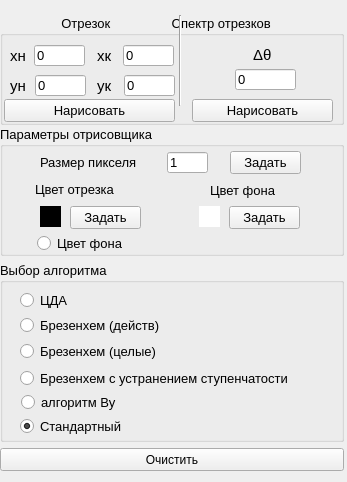
<?xml version="1.0" encoding="UTF-8"?>
<ui version="4.0">
 <class>MyController</class>
 <widget class="QWidget" name="MyController">
  <property name="geometry">
   <rect>
    <x>0</x>
    <y>0</y>
    <width>347</width>
    <height>482</height>
   </rect>
  </property>
  <property name="sizePolicy">
   <sizepolicy hsizetype="Fixed" vsizetype="Preferred">
    <horstretch>0</horstretch>
    <verstretch>0</verstretch>
   </sizepolicy>
  </property>
  <property name="minimumSize">
   <size>
    <width>200</width>
    <height>400</height>
   </size>
  </property>
  <property name="windowTitle">
   <string>Form</string>
  </property>
  <widget class="QWidget" name="verticalLayoutWidget">
   <property name="geometry">
    <rect>
     <x>0</x>
     <y>10</y>
     <width>344</width>
     <height>461</height>
    </rect>
   </property>
   <layout class="QVBoxLayout" name="verticalLayout_2">
    <item>
     <widget class="QGroupBox" name="groupBox">
      <property name="minimumSize">
       <size>
        <width>0</width>
        <height>110</height>
       </size>
      </property>
      <property name="maximumSize">
       <size>
        <width>16777215</width>
        <height>100</height>
       </size>
      </property>
      <property name="font">
       <font>
        <pointsize>10</pointsize>
       </font>
      </property>
      <property name="title">
       <string>                 Отрезок                 Спектр отрезков</string>
      </property>
      <widget class="QLabel" name="label_2">
       <property name="geometry">
        <rect>
         <x>10</x>
         <y>30</y>
         <width>41</width>
         <height>21</height>
        </rect>
       </property>
       <property name="font">
        <font>
         <pointsize>11</pointsize>
        </font>
       </property>
       <property name="text">
        <string>хн</string>
       </property>
      </widget>
      <widget class="QLabel" name="label_3">
       <property name="geometry">
        <rect>
         <x>10</x>
         <y>60</y>
         <width>41</width>
         <height>21</height>
        </rect>
       </property>
       <property name="font">
        <font>
         <pointsize>11</pointsize>
        </font>
       </property>
       <property name="text">
        <string>yн</string>
       </property>
      </widget>
      <widget class="QLineEdit" name="xstartEdit">
       <property name="geometry">
        <rect>
         <x>34</x>
         <y>30</y>
         <width>51</width>
         <height>21</height>
        </rect>
       </property>
       <property name="text">
        <string>0</string>
       </property>
      </widget>
      <widget class="QLineEdit" name="ystartEdit">
       <property name="geometry">
        <rect>
         <x>35</x>
         <y>60</y>
         <width>51</width>
         <height>21</height>
        </rect>
       </property>
       <property name="text">
        <string>0</string>
       </property>
      </widget>
      <widget class="QLineEdit" name="xendEdit">
       <property name="geometry">
        <rect>
         <x>123</x>
         <y>30</y>
         <width>51</width>
         <height>21</height>
        </rect>
       </property>
       <property name="text">
        <string>0</string>
       </property>
      </widget>
      <widget class="QLabel" name="label_4">
       <property name="geometry">
        <rect>
         <x>253</x>
         <y>29</y>
         <width>41</width>
         <height>21</height>
        </rect>
       </property>
       <property name="font">
        <font>
         <pointsize>11</pointsize>
        </font>
       </property>
       <property name="text">
        <string>Δθ</string>
       </property>
      </widget>
      <widget class="QLabel" name="label_7">
       <property name="geometry">
        <rect>
         <x>97</x>
         <y>60</y>
         <width>41</width>
         <height>21</height>
        </rect>
       </property>
       <property name="font">
        <font>
         <pointsize>11</pointsize>
        </font>
       </property>
       <property name="text">
        <string>yк</string>
       </property>
      </widget>
      <widget class="QLabel" name="label_8">
       <property name="geometry">
        <rect>
         <x>97</x>
         <y>30</y>
         <width>41</width>
         <height>21</height>
        </rect>
       </property>
       <property name="font">
        <font>
         <pointsize>11</pointsize>
        </font>
       </property>
       <property name="text">
        <string>хк</string>
       </property>
      </widget>
      <widget class="QLineEdit" name="yendEdit">
       <property name="geometry">
        <rect>
         <x>124</x>
         <y>60</y>
         <width>51</width>
         <height>21</height>
        </rect>
       </property>
       <property name="text">
        <string>0</string>
       </property>
      </widget>
      <widget class="Line" name="line">
       <property name="geometry">
        <rect>
         <x>170</x>
         <y>0</y>
         <width>20</width>
         <height>91</height>
        </rect>
       </property>
       <property name="orientation">
        <enum>Qt::Vertical</enum>
       </property>
      </widget>
      <widget class="QLineEdit" name="dEdit">
       <property name="geometry">
        <rect>
         <x>235</x>
         <y>54</y>
         <width>61</width>
         <height>21</height>
        </rect>
       </property>
       <property name="text">
        <string>0</string>
       </property>
      </widget>
      <widget class="QPushButton" name="dwawlineButton">
       <property name="geometry">
        <rect>
         <x>4</x>
         <y>84</y>
         <width>171</width>
         <height>23</height>
        </rect>
       </property>
       <property name="minimumSize">
        <size>
         <width>81</width>
         <height>23</height>
        </size>
       </property>
       <property name="text">
        <string>Нарисовать</string>
       </property>
      </widget>
      <widget class="QPushButton" name="dwawSunButton">
       <property name="geometry">
        <rect>
         <x>192</x>
         <y>84</y>
         <width>141</width>
         <height>23</height>
        </rect>
       </property>
       <property name="minimumSize">
        <size>
         <width>81</width>
         <height>23</height>
        </size>
       </property>
       <property name="text">
        <string>Нарисовать</string>
       </property>
      </widget>
     </widget>
    </item>
    <item>
     <widget class="QGroupBox" name="groupBox_2">
      <property name="minimumSize">
       <size>
        <width>0</width>
        <height>0</height>
       </size>
      </property>
      <property name="maximumSize">
       <size>
        <width>16777215</width>
        <height>130</height>
       </size>
      </property>
      <property name="font">
       <font>
        <pointsize>10</pointsize>
       </font>
      </property>
      <property name="title">
       <string>Параметры отрисовщика</string>
      </property>
      <widget class="QLabel" name="linelabel">
       <property name="geometry">
        <rect>
         <x>40</x>
         <y>80</y>
         <width>21</width>
         <height>21</height>
        </rect>
       </property>
       <property name="font">
        <font>
         <pointsize>11</pointsize>
        </font>
       </property>
       <property name="autoFillBackground">
        <bool>false</bool>
       </property>
       <property name="styleSheet">
        <string notr="true">background-color: rgb(0, 0, 0)</string>
       </property>
       <property name="text">
        <string/>
       </property>
      </widget>
      <widget class="QLabel" name="label_12">
       <property name="geometry">
        <rect>
         <x>40</x>
         <y>26</y>
         <width>141</width>
         <height>21</height>
        </rect>
       </property>
       <property name="font">
        <font>
         <pointsize>10</pointsize>
        </font>
       </property>
       <property name="text">
        <string>Размер пикселя</string>
       </property>
      </widget>
      <widget class="QLabel" name="label_13">
       <property name="geometry">
        <rect>
         <x>35</x>
         <y>53</y>
         <width>111</width>
         <height>21</height>
        </rect>
       </property>
       <property name="font">
        <font>
         <pointsize>10</pointsize>
        </font>
       </property>
       <property name="text">
        <string>Цвет отрезка</string>
       </property>
      </widget>
      <widget class="QLabel" name="fonlabel">
       <property name="geometry">
        <rect>
         <x>199</x>
         <y>80</y>
         <width>21</width>
         <height>21</height>
        </rect>
       </property>
       <property name="font">
        <font>
         <pointsize>11</pointsize>
        </font>
       </property>
       <property name="styleSheet">
        <string notr="true">background-color: rgb(255, 255, 255)</string>
       </property>
       <property name="text">
        <string/>
       </property>
      </widget>
      <widget class="QLabel" name="label_15">
       <property name="geometry">
        <rect>
         <x>210</x>
         <y>54</y>
         <width>131</width>
         <height>21</height>
        </rect>
       </property>
       <property name="font">
        <font>
         <pointsize>10</pointsize>
        </font>
       </property>
       <property name="text">
        <string>Цвет фона</string>
       </property>
      </widget>
      <widget class="QLineEdit" name="sizeEdit">
       <property name="geometry">
        <rect>
         <x>167</x>
         <y>26</y>
         <width>41</width>
         <height>21</height>
        </rect>
       </property>
       <property name="text">
        <string>1</string>
       </property>
      </widget>
      <widget class="QPushButton" name="foncolorButton">
       <property name="geometry">
        <rect>
         <x>229</x>
         <y>80</y>
         <width>71</width>
         <height>23</height>
        </rect>
       </property>
       <property name="text">
        <string>Задать</string>
       </property>
      </widget>
      <widget class="QPushButton" name="linecolorButton">
       <property name="geometry">
        <rect>
         <x>70</x>
         <y>80</y>
         <width>71</width>
         <height>23</height>
        </rect>
       </property>
       <property name="text">
        <string>Задать</string>
       </property>
      </widget>
      <widget class="QRadioButton" name="fonButton">
       <property name="geometry">
        <rect>
         <x>37</x>
         <y>107</y>
         <width>100</width>
         <height>21</height>
        </rect>
       </property>
       <property name="text">
        <string>Цвет фона</string>
       </property>
      </widget>
      <widget class="QPushButton" name="sizePixelButton">
       <property name="geometry">
        <rect>
         <x>230</x>
         <y>25</y>
         <width>71</width>
         <height>23</height>
        </rect>
       </property>
       <property name="text">
        <string>Задать</string>
       </property>
      </widget>
      <zorder>linelabel</zorder>
      <zorder>label_12</zorder>
      <zorder>label_13</zorder>
      <zorder>fonlabel</zorder>
      <zorder>label_15</zorder>
      <zorder>sizeEdit</zorder>
      <zorder>foncolorButton</zorder>
      <zorder>linecolorButton</zorder>
      <zorder>fonButton</zorder>
      <zorder>sizePixelButton</zorder>
      <zorder>groupBox</zorder>
     </widget>
    </item>
    <item>
     <widget class="QGroupBox" name="groupBox_3">
      <property name="minimumSize">
       <size>
        <width>0</width>
        <height>0</height>
       </size>
      </property>
      <property name="maximumSize">
       <size>
        <width>16777215</width>
        <height>200</height>
       </size>
      </property>
      <property name="font">
       <font>
        <pointsize>10</pointsize>
       </font>
      </property>
      <property name="title">
       <string>Выбор алгоритма</string>
      </property>
      <widget class="QRadioButton" name="cdaButton">
       <property name="geometry">
        <rect>
         <x>20</x>
         <y>28</y>
         <width>151</width>
         <height>21</height>
        </rect>
       </property>
       <property name="text">
        <string>ЦДА</string>
       </property>
      </widget>
      <widget class="QRadioButton" name="brDoubleButton">
       <property name="geometry">
        <rect>
         <x>20</x>
         <y>53</y>
         <width>181</width>
         <height>21</height>
        </rect>
       </property>
       <property name="text">
        <string>Брезенхем (действ)</string>
       </property>
      </widget>
      <widget class="QRadioButton" name="brIntButton">
       <property name="geometry">
        <rect>
         <x>20</x>
         <y>79</y>
         <width>151</width>
         <height>21</height>
        </rect>
       </property>
       <property name="text">
        <string>Брезенхем (целые)</string>
       </property>
      </widget>
      <widget class="QRadioButton" name="brModButton">
       <property name="geometry">
        <rect>
         <x>20</x>
         <y>106</y>
         <width>311</width>
         <height>21</height>
        </rect>
       </property>
       <property name="text">
        <string>Брезенхем с устранением ступенчатости</string>
       </property>
      </widget>
      <widget class="QRadioButton" name="standartButton">
       <property name="enabled">
        <bool>true</bool>
       </property>
       <property name="geometry">
        <rect>
         <x>20</x>
         <y>154</y>
         <width>151</width>
         <height>21</height>
        </rect>
       </property>
       <property name="text">
        <string>Стандартный</string>
       </property>
       <property name="checked">
        <bool>true</bool>
       </property>
      </widget>
      <widget class="QRadioButton" name="wuButton">
       <property name="geometry">
        <rect>
         <x>21</x>
         <y>130</y>
         <width>311</width>
         <height>21</height>
        </rect>
       </property>
       <property name="text">
        <string>алгоритм Ву</string>
       </property>
      </widget>
     </widget>
    </item>
    <item>
     <widget class="QPushButton" name="clearButton">
      <property name="minimumSize">
       <size>
        <width>81</width>
        <height>23</height>
       </size>
      </property>
      <property name="text">
       <string>Очистить</string>
      </property>
     </widget>
    </item>
   </layout>
  </widget>
 </widget>
 <resources/>
 <connections/>
</ui>
